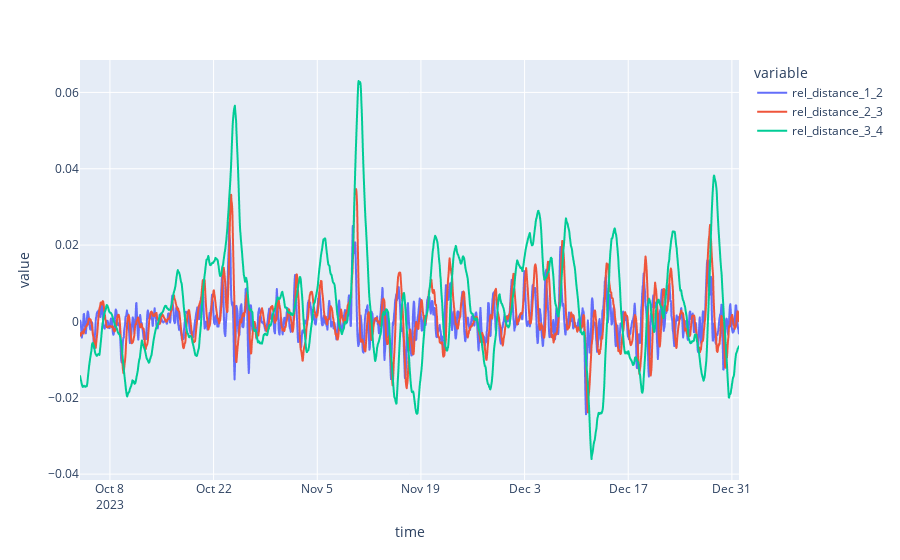

The code cell stored with this chart in its notebook:
### Code cell
distance = ['rel_distance_1_2', 'rel_distance_2_3', 'rel_distance_3_4']
df[distance].dropna()

px.line(df[distance].dropna())

### Figure 1 — Plotly figure (JSON) as saved in the notebook; plotly's stock layout.template omitted (floating-point values rounded to 4 significant figures; data arrays with more than 128 entries replaced by an {"elided": "..."} marker saying what was removed)
{"data": [{"hovertemplate": "variable=rel_distance_1_2<br>time=%{x}<br>value=%{y}<extra></extra>", "legendgroup": "rel_distance_1_2", "line": {"color": "#636efa", "dash": "solid"}, "marker": {"symbol": "circle"}, "mode": "lines", "name": "rel_distance_1_2", "showlegend": true, "type": "scattergl", "x": {"elided": "2137 str values"}, "xaxis": "x", "y": {"elided": "2137 float values"}, "yaxis": "y"}, {"hovertemplate": "variable=rel_distance_2_3<br>time=%{x}<br>value=%{y}<extra></extra>", "legendgroup": "rel_distance_2_3", "line": {"color": "#EF553B", "dash": "solid"}, "marker": {"symbol": "circle"}, "mode": "lines", "name": "rel_distance_2_3", "showlegend": true, "type": "scattergl", "x": {"elided": "2137 str values"}, "xaxis": "x", "y": {"elided": "2137 float values"}, "yaxis": "y"}, {"hovertemplate": "variable=rel_distance_3_4<br>time=%{x}<br>value=%{y}<extra></extra>", "legendgroup": "rel_distance_3_4", "line": {"color": "#00cc96", "dash": "solid"}, "marker": {"symbol": "circle"}, "mode": "lines", "name": "rel_distance_3_4", "showlegend": true, "type": "scattergl", "x": {"elided": "2137 str values"}, "xaxis": "x", "y": {"elided": "2137 float values"}, "yaxis": "y"}], "layout": {"legend": {"title": {"text": "variable"}, "tracegroupgap": 0}, "margin": {"t": 60}, "xaxis": {"anchor": "y", "domain": [0, 1], "title": {"text": "time"}}, "yaxis": {"anchor": "x", "domain": [0, 1], "title": {"text": "value"}}}}
